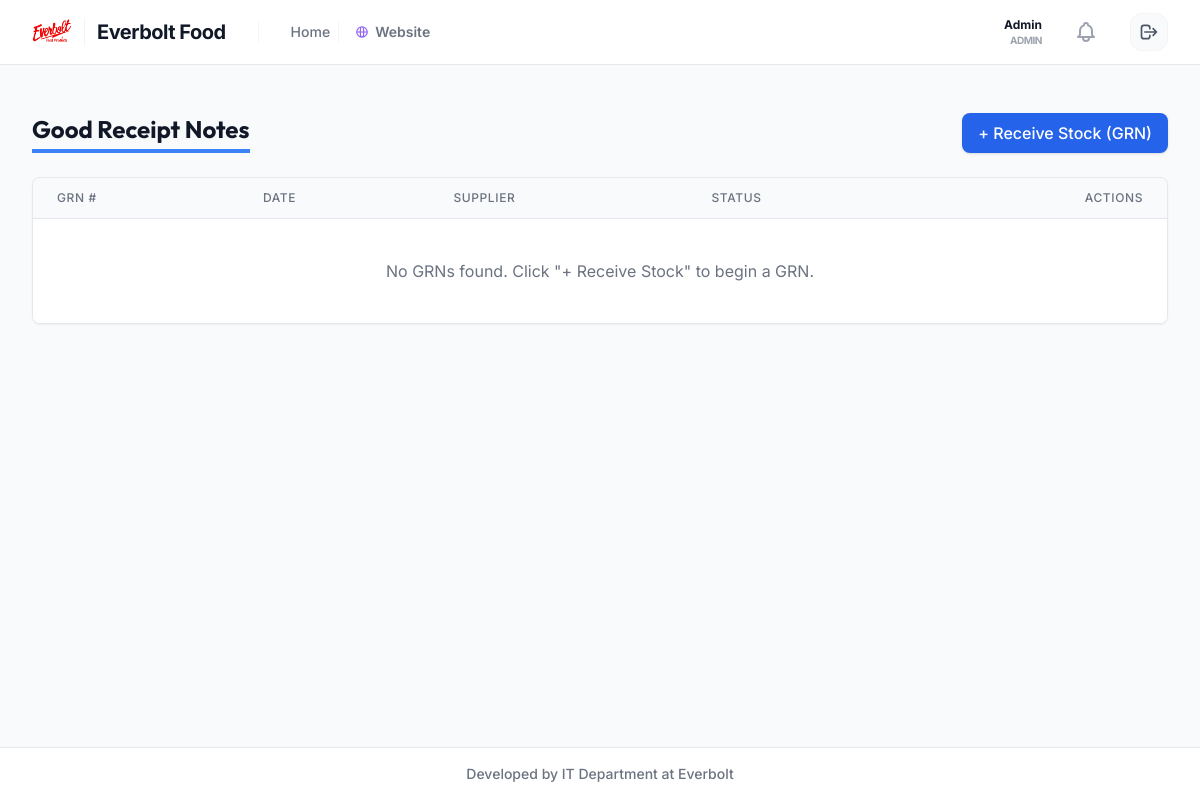
The app's page /purchases/grn/ (signed in), older data.
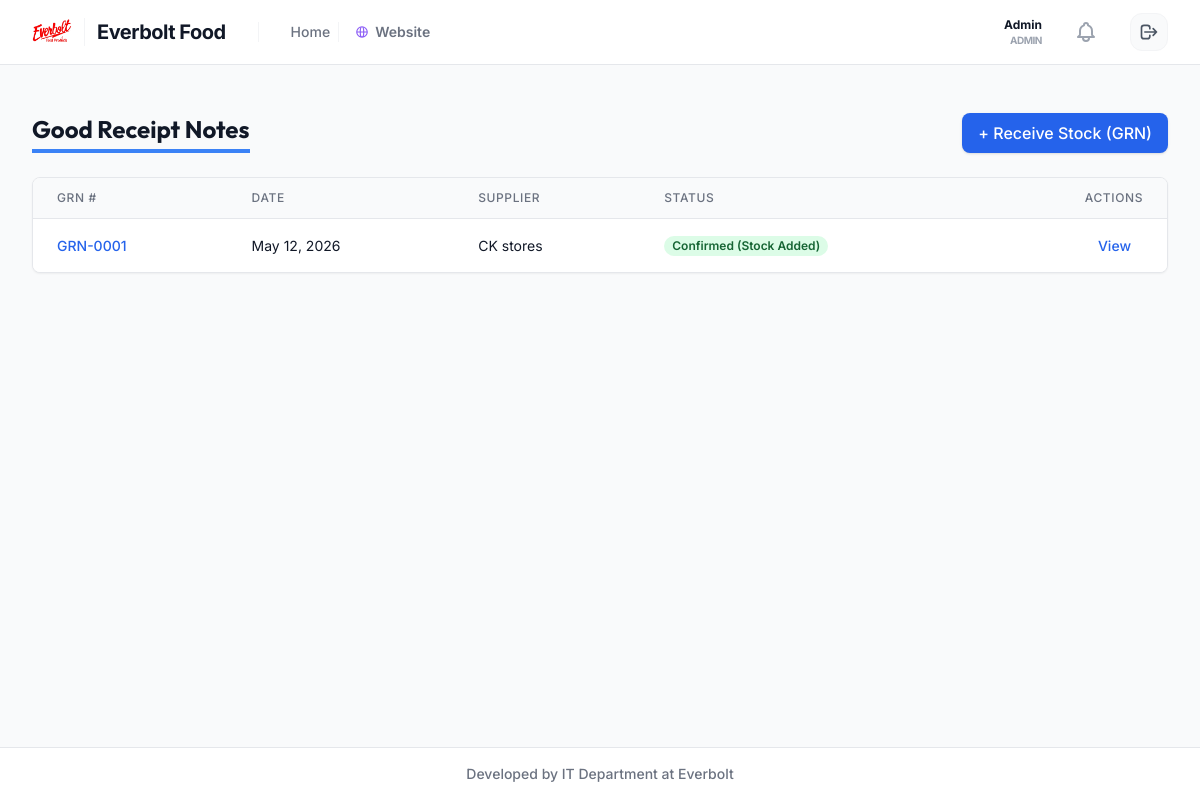
The same page, newer data.
### purchases/models.py (models this page shows, shortened)
class GRN(models.Model):
    class StatusChoices(models.TextChoices):
        DRAFT = 'DRAFT', 'Draft'
        CONFIRMED = 'CONFIRMED', 'Confirmed'
        CANCELLED = 'CANCELLED', 'Cancelled'
    grn_number = models.CharField(max_length=50, unique=True, blank=True)
    po = models.ForeignKey('PurchaseOrder', on_delete=models.SET_NULL, null=True, blank=True, related_name='grns')
    supplier = models.CharField(max_length=200) # Kept for backward compatibility
    date = models.DateField()
    ref_number = models.CharField(max_length=100, blank=True, null=True, help_text="Supplier Invoice Number")
    remarks = models.TextField(blank=True, null=True)
    status = models.CharField(max_length=20, choices=StatusChoices.choices, default=StatusChoices.DRAFT)
    created_by = models.ForeignKey(settings.AUTH_USER_MODEL, on_delete=models.SET_NULL, null=True)
    created_at = models.DateTimeField(auto_now_add=True)
    updated_at = models.DateTimeField(auto_now=True)

### purchases/views.py (the view)
# urls.py: path('grn/', views.GRNListView.as_view(), name='grn_list'),
class GRNListView(LoginRequiredMixin, ListView):
    model = GRN
    template_name = 'purchases/grn_list.html'
    context_object_name = 'grns'
    paginate_by = 20
    ordering = ['-id']

### users/models.py (called while the page is built)
    @property
    def unread_notifications(self):
        return getattr(self, 'notifications', None) and self.notifications.filter(is_read=False).order_by('-created_at') or []

    @property
    def recent_notifications(self):
        return getattr(self, 'notifications', None) and self.notifications.order_by('-created_at')[:20] or []

### purchases/templates/purchases/grn_list.html (shortened to what this page needs)
{% extends 'layouts/base.html' %}
{% block content %}
<div class="px-4 py-6 sm:px-0">
    <div class="flex justify-between items-center mb-6">
        <h1 class="text-2xl font-bold text-gray-900 border-b-4 border-blue-500 inline-block pb-1">Good Receipt Notes</h1>
        <a href="{% url 'grn_receive_hub' %}" class="bg-blue-600 hover:bg-blue-700 text-white font-medium py-2 px-4 rounded-lg shadow transition duration-150">
            + Receive Stock (GRN)
        </a>
    </div>
    <div class="bg-white shadow-sm rounded-lg border border-gray-200 overflow-hidden">
        <div class="overflow-x-auto">
            <table class="min-w-full divide-y divide-gray-200">
                <thead class="bg-gray-50">
                    <tr>
                        <th scope="col" class="px-6 py-3 text-left text-xs font-medium text-gray-500 uppercase tracking-wider">GRN #</th>
                        <th scope="col" class="px-6 py-3 text-left text-xs font-medium text-gray-500 uppercase tracking-wider">Date</th>
                        <th scope="col" class="px-6 py-3 text-left text-xs font-medium text-gray-500 uppercase tracking-wider">Supplier</th>
                        <th scope="col" class="px-6 py-3 text-left text-xs font-medium text-gray-500 uppercase tracking-wider">Status</th>
                        <th scope="col" class="px-6 py-3 text-right text-xs font-medium text-gray-500 uppercase tracking-wider">Actions</th>
                    </tr>
                </thead>
                <tbody class="bg-white divide-y divide-gray-200">
                    {% for grn in grns %}
                    <tr class="hover:bg-gray-50 transition-colors">
                        <td class="px-6 py-4 whitespace-nowrap text-sm font-medium text-blue-600">
                            <a href="{% url 'grn_detail' grn.pk %}">{{ grn.grn_number }}</a>
                        </td>
                        <td class="px-6 py-4 whitespace-nowrap text-sm text-gray-900">{{ grn.date }}</td>
                        <td class="px-6 py-4 text-sm text-gray-900">{{ grn.supplier }}
                        </td>
                        <td class="px-6 py-4 whitespace-nowrap text-sm">
                            {% if grn.status == 'CONFIRMED' %}
                                <span class="px-2 inline-flex text-xs leading-5 font-semibold rounded-full bg-green-100 text-green-800">Confirmed (Stock Added)</span>
                            {% elif grn.status == 'CANCELLED' %}
                                <span class="px-2 inline-flex text-xs leading-5 font-semibold rounded-full bg-red-100 text-red-800">Cancelled</span>
                            {% else %}
                                <span class="px-2 inline-flex text-xs leading-5 font-semibold rounded-full bg-yellow-100 text-yellow-800">Draft</span>
                            {% endif %}
                        </td>
                        <td class="px-6 py-4 whitespace-nowrap text-right text-sm font-medium">
                            <a href="{% url 'grn_detail' grn.pk %}" class="text-blue-600 hover:text-blue-900 mr-3">View</a>
                        </td>
                    </tr>
                    {% empty %}
                    <tr>
                        <td colspan="5" class="px-6 py-10 text-center text-gray-500">
                            No GRNs found. Click "+ Receive Stock" to begin a GRN.
                        </td>
                    </tr>
                    {% endfor %}
                </tbody>
            </table>
        </div>
    </div>
</div>
{% endblock %}

Row changes from the older to the newer data that the page shows:
added GRN: grn_number "GRN-0001", date "May 12, 2026", supplier "CK stores", status "Confirmed (Stock Added)"
Text that changed along with them:
text no longer shown: "No GRNs found. Click \"+ Receive Stock\" to begin a GRN."
